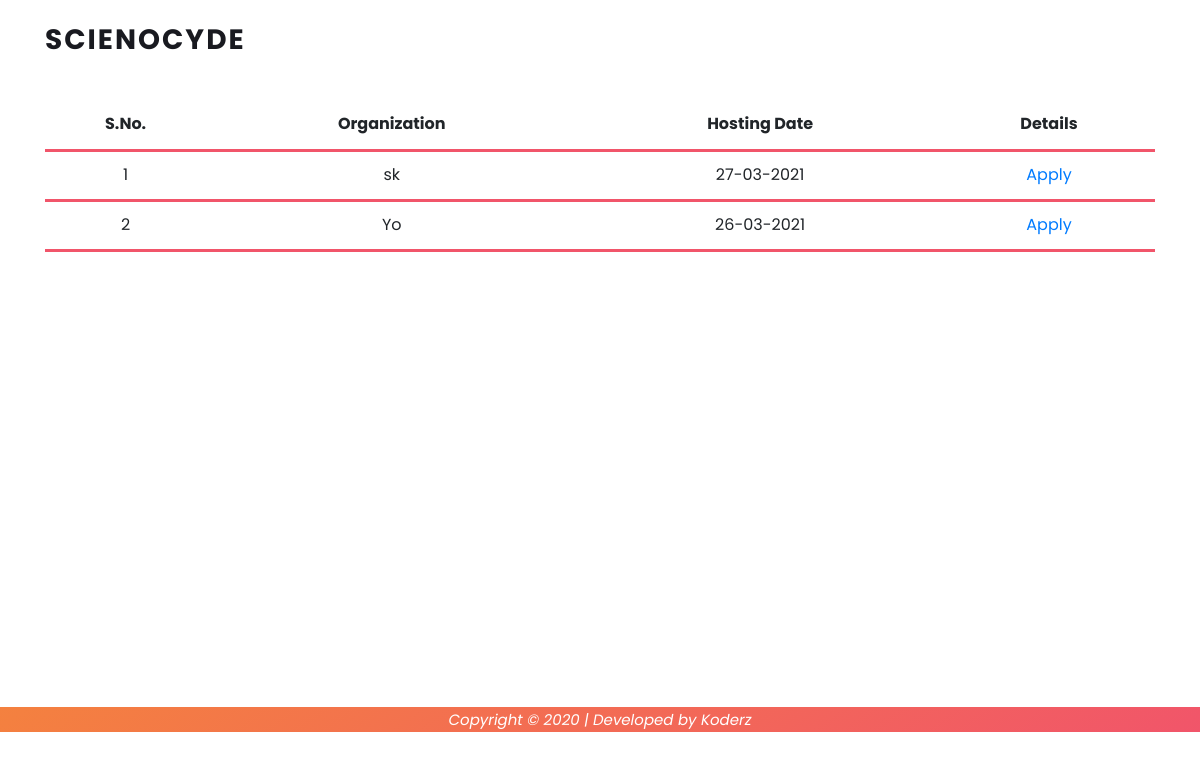
Screenshot of /core/detail/ with the database file from the repository.
### core/models.py (models this page shows, shortened)
class Host(models.Model):
    username = models.CharField(max_length=50, default="null")
    full_name = models.CharField(max_length=150)
    email = models.EmailField(max_length=100)
    org = models.CharField(max_length=200)
    type_org = models.CharField(max_length=100, default="School")
    designation = models.CharField(max_length=150)
    phone = models.PositiveIntegerField()
    purpose = models.TextField()
    detail = models.TextField()
    theme = models.CharField(max_length=250)
    guidelines = models.TextField()
    elig_cri = models.TextField()
    date = models.DateTimeField(auto_now_add=True)
    class Meta:
        ordering = ["-date"]

### core/views.py (the view)
# urls.py: path("detail/", detail, name="detail"),
def detail(request):
    template_name = "core/detail.html"
    hosts = Host.objects.all()
    context = {"hosts": hosts}
    return render(request, template_name, context)

### templates/core/detail.html (shortened to what this page needs)
{% extends 'base.html' %} {% load static %}  {% block body %}
<section class="section" id="about">
  <div class="container">
    <table style="width: 100%">
      <tr>
        <th>S.No.</th>
        <th>Organization</th>
        <th>Hosting Date</th>
        <th>Details</th>
      </tr>
      {% for host in hosts %}
      <tr>
        <td>{{ forloop.counter }}</td>
        <td>{{ host.org }}</td>
        <td>{{ host.date|date:"d-m-Y" }}</td>
        <td><a href="{% url 'applyto' host.id %}">Apply</a></td>
      </tr>
      {% endfor %}
    </table>
  </div>
</section>
{% endblock %} {% block extra_js %} {% endblock %}

### static_files/css/templatemo-lava.css (style rules this page uses)
html, body, div, span, applet, object, iframe, h1, h2, h3, h4, h5, h6, p, blockquote, div pre, a, abbr, acronym, address, big, cite, code, del, dfn, em, font, img, ins, kbd, q, s, samp, small, strike, strong, sub, sup, tt, var, b, u, i, center, dl, dt, dd, ol, ul, li, figure, header, nav, section, article, aside, footer, figcaption { margin: 0; padding: 0; border: 0; outline: 0; }
header, nav, section, article, aside, footer, hgroup { display: block; }
* { box-sizing: border-box; }
html, body { font-family: 'Poppins', sans-serif; font-weight: 400; background-color: #fff; font-size: 16px; -ms-text-size-adjust: 100%; -webkit-font-smoothing: antialiased; -moz-osx-font-smoothing: grayscale; }
a { text-decoration: none !important; }
html, body { background: #fff; font-family: 'Poppins', sans-serif; }
#about { padding: 100px 0px; position: relative; z-index: 9; }

### templates/core/detail.html (style rules this page uses)
th, td { border-bottom: 3px solid rgba(241, 85, 106, 1); border-collapse: collapse; text-align: center; padding: 5px; height: 50px; }

### rows the page displays
Host: org "sk", date "27-03-2021"
Host: org "Yo", date "26-03-2021"
